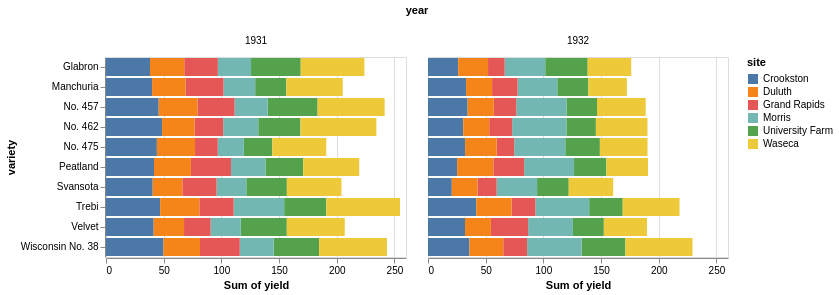

Specify this chart in Vega-Lite:
### Vega-Lite specification from a JSON file in a GitHub repository (floating-point values rounded to 4 significant figures)
{"$schema": "https://vega.github.io/schema/vega-lite/v2.json", "data": {"values": [{"yield": 27, "variety": "Manchuria", "year": 1931, "site": "University Farm"}, {"yield": 48.87, "variety": "Manchuria", "year": 1931, "site": "Waseca"}, {"yield": 27.43, "variety": "Manchuria", "year": 1931, "site": "Morris"}, {"yield": 39.93, "variety": "Manchuria", "year": 1931, "site": "Crookston"}, {"yield": 32.97, "variety": "Manchuria", "year": 1931, "site": "Grand Rapids"}, {"yield": 28.97, "variety": "Manchuria", "year": 1931, "site": "Duluth"}, {"yield": 43.07, "variety": "Glabron", "year": 1931, "site": "University Farm"}, {"yield": 55.2, "variety": "Glabron", "year": 1931, "site": "Waseca"}, {"yield": 28.77, "variety": "Glabron", "year": 1931, "site": "Morris"}, {"yield": 38.13, "variety": "Glabron", "year": 1931, "site": "Crookston"}, {"yield": 29.13, "variety": "Glabron", "year": 1931, "site": "Grand Rapids"}, {"yield": 29.67, "variety": "Glabron", "year": 1931, "site": "Duluth"}, {"yield": 35.13, "variety": "Svansota", "year": 1931, "site": "University Farm"}, {"yield": 47.33, "variety": "Svansota", "year": 1931, "site": "Waseca"}, {"yield": 25.77, "variety": "Svansota", "year": 1931, "site": "Morris"}, {"yield": 40.47, "variety": "Svansota", "year": 1931, "site": "Crookston"}, {"yield": 29.67, "variety": "Svansota", "year": 1931, "site": "Grand Rapids"}, {"yield": 25.7, "variety": "Svansota", "year": 1931, "site": "Duluth"}, {"yield": 39.9, "variety": "Velvet", "year": 1931, "site": "University Farm"}, {"yield": 50.23, "variety": "Velvet", "year": 1931, "site": "Waseca"}, {"yield": 26.13, "variety": "Velvet", "year": 1931, "site": "Morris"}, {"yield": 41.33, "variety": "Velvet", "year": 1931, "site": "Crookston"}, {"yield": 23.03, "variety": "Velvet", "year": 1931, "site": "Grand Rapids"}, {"yield": 26.3, "variety": "Velvet", "year": 1931, "site": "Duluth"}, {"yield": 36.57, "variety": "Trebi", "year": 1931, "site": "University Farm"}, {"yield": 63.83, "variety": "Trebi", "year": 1931, "site": "Waseca"}, {"yield": 43.77, "variety": "Trebi", "year": 1931, "site": "Morris"}, {"yield": 46.93, "variety": "Trebi", "year": 1931, "site": "Crookston"}, {"yield": 29.77, "variety": "Trebi", "year": 1931, "site": "Grand Rapids"}, {"yield": 33.93, "variety": "Trebi", "year": 1931, "site": "Duluth"}, {"yield": 43.27, "variety": "No. 457", "year": 1931, "site": "University Farm"}, {"yield": 58.1, "variety": "No. 457", "year": 1931, "site": "Waseca"}, {"yield": 28.7, "variety": "No. 457", "year": 1931, "site": "Morris"}, {"yield": 45.67, "variety": "No. 457", "year": 1931, "site": "Crookston"}, {"yield": 32.17, "variety": "No. 457", "year": 1931, "site": "Grand Rapids"}, {"yield": 33.6, "variety": "No. 457", "year": 1931, "site": "Duluth"}, {"yield": 36.6, "variety": "No. 462", "year": 1931, "site": "University Farm"}, {"yield": 65.77, "variety": "No. 462", "year": 1931, "site": "Waseca"}, {"yield": 30.37, "variety": "No. 462", "year": 1931, "site": "Morris"}, {"yield": 48.57, "variety": "No. 462", "year": 1931, "site": "Crookston"}, {"yield": 24.93, "variety": "No. 462", "year": 1931, "site": "Grand Rapids"}, {"yield": 28.1, "variety": "No. 462", "year": 1931, "site": "Duluth"}, {"yield": 32.77, "variety": "Peatland", "year": 1931, "site": "University Farm"}, {"yield": 48.57, "variety": "Peatland", "year": 1931, "site": "Waseca"}, {"yield": 29.87, "variety": "Peatland", "year": 1931, "site": "Morris"}, {"yield": 41.6, "variety": "Peatland", "year": 1931, "site": "Crookston"}, {"yield": 34.7, "variety": "Peatland", "year": 1931, "site": "Grand Rapids"}, {"yield": 32, "variety": "Peatland", "year": 1931, "site": "Duluth"}, {"yield": 24.67, "variety": "No. 475", "year": 1931, "site": "University Farm"}, {"yield": 46.77, "variety": "No. 475", "year": 1931, "site": "Waseca"}, {"yield": 22.6, "variety": "No. 475", "year": 1931, "site": "Morris"}, {"yield": 44.1, "variety": "No. 475", "year": 1931, "site": "Crookston"}, {"yield": 19.7, "variety": "No. 475", "year": 1931, "site": "Grand Rapids"}, {"yield": 33.07, "variety": "No. 475", "year": 1931, "site": "Duluth"}, {"yield": 39.3, "variety": "Wisconsin No. 38", "year": 1931, "site": "University Farm"}, {"yield": 58.8, "variety": "Wisconsin No. 38", "year": 1931, "site": "Waseca"}, {"yield": 29.47, "variety": "Wisconsin No. 38", "year": 1931, "site": "Morris"}, {"yield": 49.87, "variety": "Wisconsin No. 38", "year": 1931, "site": "Crookston"}, {"yield": 34.47, "variety": "Wisconsin No. 38", "year": 1931, "site": "Grand Rapids"}, {"yield": 31.6, "variety": "Wisconsin No. 38", "year": 1931, "site": "Duluth"}, {"yield": 26.9, "variety": "Manchuria", "year": 1932, "site": "University Farm"}, {"yield": 33.47, "variety": "Manchuria", "year": 1932, "site": "Waseca"}, {"yield": 34.37, "variety": "Manchuria", "year": 1932, "site": "Morris"}, {"yield": 32.97, "variety": "Manchuria", "year": 1932, "site": "Crookston"}, {"yield": 22.13, "variety": "Manchuria", "year": 1932, "site": "Grand Rapids"}, {"yield": 22.57, "variety": "Manchuria", "year": 1932, "site": "Duluth"}, {"yield": 36.8, "variety": "Glabron", "year": 1932, "site": "University Farm"}, {"yield": 37.73, "variety": "Glabron", "year": 1932, "site": "Waseca"}, {"yield": 35.13, "variety": "Glabron", "year": 1932, "site": "Morris"}, {"yield": 26.17, "variety": "Glabron", "year": 1932, "site": "Crookston"}, {"yield": 14.43, "variety": "Glabron", "year": 1932, "site": "Grand Rapids"}, {"yield": 25.87, "variety": "Glabron", "year": 1932, "site": "Duluth"}, {"yield": 27.43, "variety": "Svansota", "year": 1932, "site": "University Farm"}, {"yield": 38.5, "variety": "Svansota", "year": 1932, "site": "Waseca"}, {"yield": 35.03, "variety": "Svansota", "year": 1932, "site": "Morris"}, {"yield": 20.63, "variety": "Svansota", "year": 1932, "site": "Crookston"}, {"yield": 16.63, "variety": "Svansota", "year": 1932, "site": "Grand Rapids"}, {"yield": 22.23, "variety": "Svansota", "year": 1932, "site": "Duluth"}, {"yield": 26.8, "variety": "Velvet", "year": 1932, "site": "University Farm"}, {"yield": 37.4, "variety": "Velvet", "year": 1932, "site": "Waseca"}, {"yield": 38.83, "variety": "Velvet", "year": 1932, "site": "Morris"}, {"yield": 32.07, "variety": "Velvet", "year": 1932, "site": "Crookston"}, {"yield": 32.23, "variety": "Velvet", "year": 1932, "site": "Grand Rapids"}, {"yield": 22.47, "variety": "Velvet", "year": 1932, "site": "Duluth"}, {"yield": 29.07, "variety": "Trebi", "year": 1932, "site": "University Farm"}, {"yield": 49.23, "variety": "Trebi", "year": 1932, "site": "Waseca"}, {"yield": 46.63, "variety": "Trebi", "year": 1932, "site": "Morris"}, {"yield": 41.83, "variety": "Trebi", "year": 1932, "site": "Crookston"}, {"yield": 20.63, "variety": "Trebi", "year": 1932, "site": "Grand Rapids"}, {"yield": 30.6, "variety": "Trebi", "year": 1932, "site": "Duluth"}, {"yield": 26.43, "variety": "No. 457", "year": 1932, "site": "University Farm"}, {"yield": 42.2, "variety": "No. 457", "year": 1932, "site": "Waseca"}, {"yield": 43.53, "variety": "No. 457", "year": 1932, "site": "Morris"}, {"yield": 34.33, "variety": "No. 457", "year": 1932, "site": "Crookston"}, {"yield": 19.47, "variety": "No. 457", "year": 1932, "site": "Grand Rapids"}, {"yield": 22.7, "variety": "No. 457", "year": 1932, "site": "Duluth"}, {"yield": 25.57, "variety": "No. 462", "year": 1932, "site": "University Farm"}, {"yield": 44.7, "variety": "No. 462", "year": 1932, "site": "Waseca"}, {"yield": 47, "variety": "No. 462", "year": 1932, "site": "Morris"}, {"yield": 30.53, "variety": "No. 462", "year": 1932, "site": "Crookston"}, {"yield": 19.9, "variety": "No. 462", "year": 1932, "site": "Grand Rapids"}, {"yield": 22.5, "variety": "No. 462", "year": 1932, "site": "Duluth"}, {"yield": 28.07, "variety": "Peatland", "year": 1932, "site": "University Farm"}, {"yield": 36.03, "variety": "Peatland", "year": 1932, "site": "Waseca"}, {"yield": 43.2, "variety": "Peatland", "year": 1932, "site": "Morris"}, {"yield": 25.23, "variety": "Peatland", "year": 1932, "site": "Crookston"}, {"yield": 26.77, "variety": "Peatland", "year": 1932, "site": "Grand Rapids"}, {"yield": 31.37, "variety": "Peatland", "year": 1932, "site": "Duluth"}, {"yield": 30, "variety": "No. 475", "year": 1932, "site": "University Farm"}, {"yield": 41.27, "variety": "No. 475", "year": 1932, "site": "Waseca"}, {"yield": 44.23, "variety": "No. 475", "year": 1932, "site": "Morris"}, {"yield": 32.13, "variety": "No. 475", "year": 1932, "site": "Crookston"}, {"yield": 15.23, "variety": "No. 475", "year": 1932, "site": "Grand Rapids"}, {"yield": 27.37, "variety": "No. 475", "year": 1932, "site": "Duluth"}, {"yield": 38, "variety": "Wisconsin No. 38", "year": 1932, "site": "University Farm"}, {"yield": 58.17, "variety": "Wisconsin No. 38", "year": 1932, "site": "Waseca"}, {"yield": 47.17, "variety": "Wisconsin No. 38", "year": 1932, "site": "Morris"}, {"yield": 35.9, "variety": "Wisconsin No. 38", "year": 1932, "site": "Crookston"}, {"yield": 20.67, "variety": "Wisconsin No. 38", "year": 1932, "site": "Grand Rapids"}, {"yield": 29.33, "variety": "Wisconsin No. 38", "year": 1932, "site": "Duluth"}]}, "mark": "bar", "encoding": {"column": {"field": "year", "type": "ordinal"}, "x": {"field": "yield", "type": "quantitative", "aggregate": "sum"}, "y": {"field": "variety", "type": "nominal"}, "color": {"field": "site", "type": "nominal"}}}
